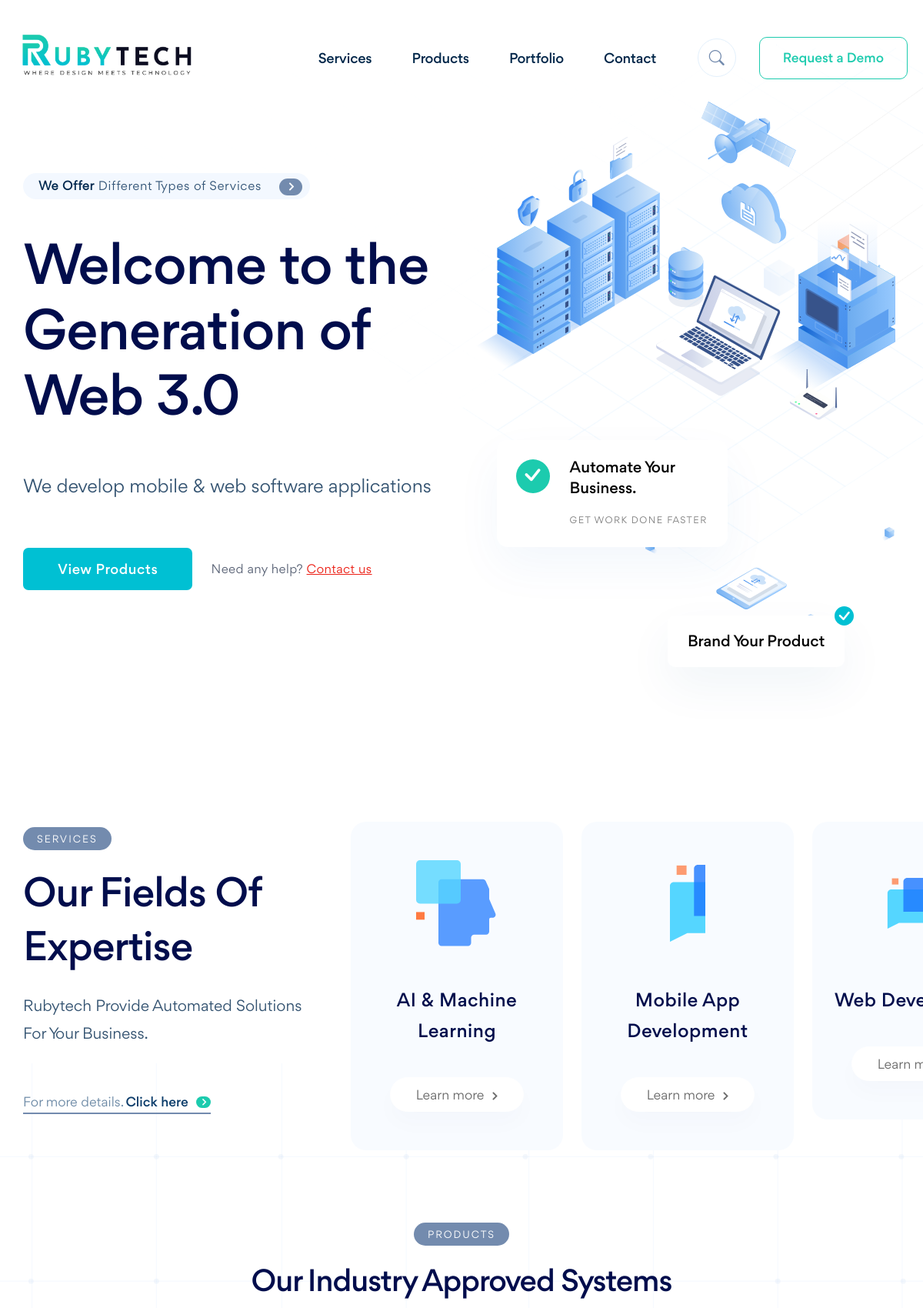
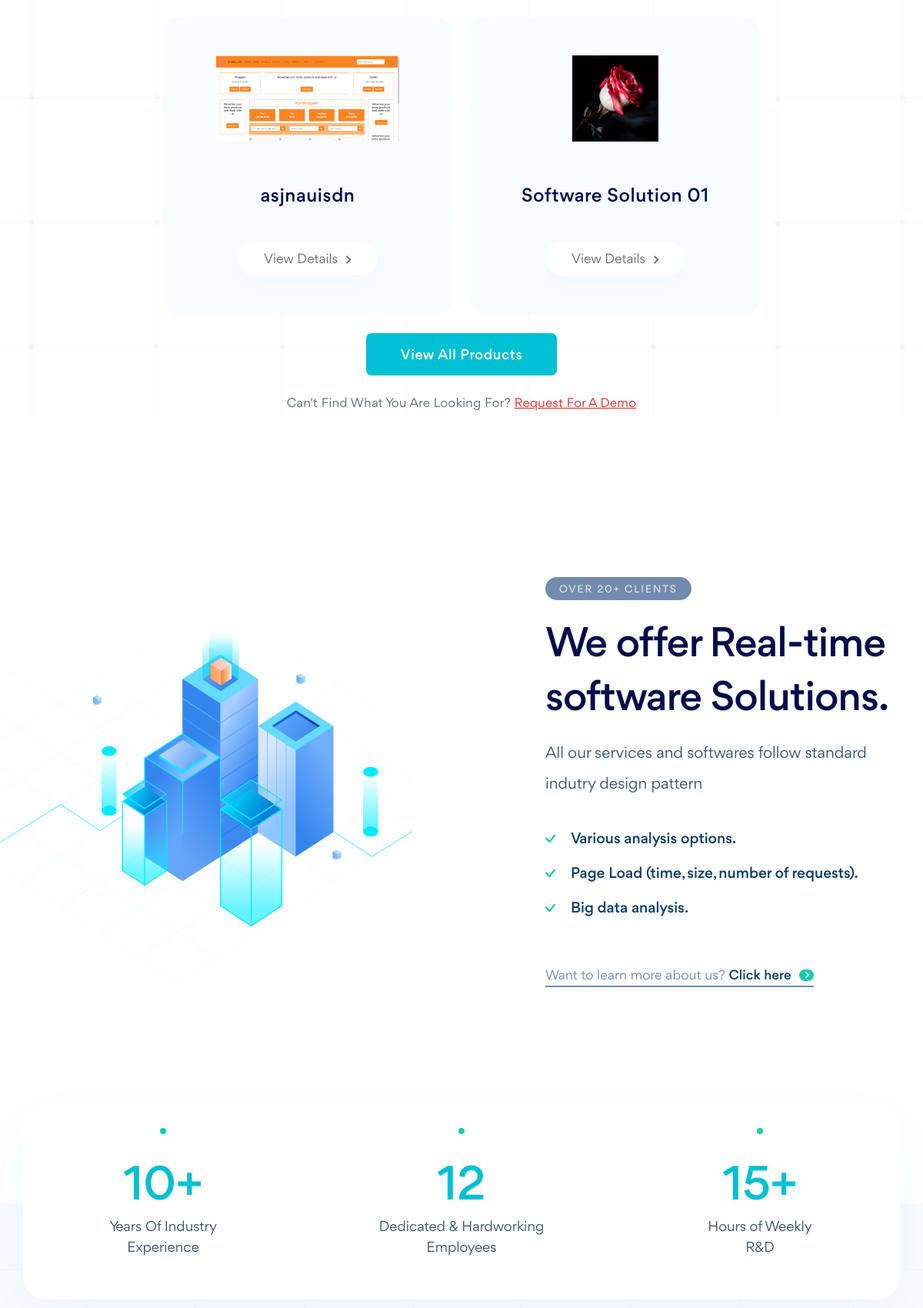
The page / (upper part) on the database its author committed (2 pictures, top to bottom).
### products/models.py (models this page shows, shortened)
class Product_Table(models.Model):
    class Meta:
        verbose_name_plural = 'Product Table'
    Name = models.CharField(max_length=255)
    slug = models.SlugField(default="Auto-Generate", editable=False)
    Category = models.ForeignKey(product_category, on_delete=models.CASCADE)
    Author = models.ForeignKey(User, on_delete=models.CASCADE, blank=True, null=True)
    image = models.ImageField(upload_to='Product_images/', blank=True, null=True)
    Description = RichTextField(blank=True, null=True)
    tags = models.CharField(max_length=255, default="", blank=True, null=True)
    featured = models.BooleanField(default=False)
    Time = models.DateTimeField(default=datetime.now(), blank=True)

### portfolio/views.py (the view)
# urls.py: path('',views.index, name = 'index'),
def index(request):
    all_product = Product_Table.objects.filter(featured=True).order_by('-id')[:3]
    RECENT_NEWS = Blogs_Table.objects.all().order_by('-id')[:5]
    all_portfolio = Portfolio.objects.all().order_by('-id')[:5]
    context = {'RECENT_NEWS':RECENT_NEWS, 'all_product':all_product, 'all_portfolio':all_portfolio}
    return render(request, 'index.html', context)

### portfolio/templates/index.html (shortened to what this page needs)
{% load static %}
<!DOCTYPE html>
<html lang="en">
	<head>
		<link rel="stylesheet" type="text/css" href="{%static 'css/style.css' %}" media="all">
		<link rel="stylesheet" type="text/css" href="{%static 'css/responsive.css' %}" media="all">
	</head>
	<body>
		<div class="main-page-wrapper">
			<header class="theme-main-menu sticky-menu theme-menu-one">
				<div class="inner-content">
					<div class="d-flex align-items-center justify-content-between">
						<div class="logo order-lg-0"><a href="{% url 'index' %}" class="d-block"><img src="{% static 'images/logo/logo_01.png' %}" alt="" width="240"></a></div>
						<div class="right-widget d-flex align-items-center ms-auto ms-lg-0 order-lg-3">
							<button class="menu-search-btn tran3s" type="button" data-bs-toggle="offcanvas" data-bs-target="#offcanvasTop" aria-controls="offcanvasTop"><i class="bi bi-search"></i></button>
							<a href="{% url 'demo_request' %}" class="req-demo-btn tran3s d-none d-lg-block">Request a Demo</a>
						</div>
						<nav class="navbar navbar-expand-lg order-lg-2">
						    <div class="collapse navbar-collapse" id="navbarNav">
						    	<ul class="navbar-nav">
									<li class="nav-item">
										<a class="nav-link" href="#ruby-services">Services</a>
									</li>
									<li class="nav-item">
										<a class="nav-link" href="#ruby-products">Products</a>
									</li>
									<li class="nav-item">
										<a class="nav-link" href="#ruby-portfolio">Portfolio</a>
									</li>
									<li class="nav-item">
										<a class="nav-link" href="#ruby-contact">Contact</a>
									</li>
						    	</ul>
						    </div>
						</nav>
					</div>
				</div>
			</header>
			<div class="hero-banner-one">
				<div class="container">
					<div class="row">
						<div class="col-lg-6 col-md-7">
							<a href="#ruby-services" class="slogan"><strong>We Offer</strong> Different Types of Services <i class="fas fa-chevron-right"></i></a>
							<h1 class="hero-heading">Welcome to the Generation of Web 3.0</h1>
							<p class="text-lg mb-60 lg-mb-40">We develop mobile & web software applications</p>
							<ul class="style-none button-group d-lg-flex align-items-center">
								<li class="me-4"><a href="#ruby-products" class="btn-one ripple-btn">View Products</a></li>
								<li class="help-btn">Need any help? <a href="#ruby-contact">Contact us</a></li>
							</ul>
						</div>
					</div>
				</div>
				<div class="illustration-holder">
					<img src="{% static 'images/assets/ils_01.svg' %}" alt="" class="main-illustration ms-auto">
					<img src="{% static 'images/assets/bg_01.png' %}" alt="" class="shapes bg-shape">
					<img src="{% static 'images/assets/ils_01_4.svg' %}" alt="" class="shapes shape-four">
					<img src="{% static 'images/assets/ils_01_6.svg' %}" alt="" class="shapes shape-six">
					<img src="{% static 'images/assets/ils_01_7.svg' %}" alt="" class="shapes shape-seven">
					<div class="card-one shapes">
						<div class="icon"><i class="bi bi-check-lg"></i></div>
						<h6>Automate Your <br>Business.</h6>
						<span class="info">get work done faster</span>
					</div>
					<div class="card-two shapes">
						<div class="icon"><i class="bi bi-check-lg"></i></div>
						<h6>Brand Your Product</h6>
					</div>
				</div>
			</div>
			<section id="ruby-services" style="padding-top: 1px;">
			<div class="fancy-feature-one position-relative mt-225 xl-mt-200 lg-mt-150" >
				<div class="container">
					<div class="row">
						<div class="col-xl-4 col-lg-4">
							<div class="title-style-one">
								<div class="sc-title">Services</div>
								<h2 class="main-title">Our Fields Of Expertise</h2>
							</div>
							<p class="sub-heading mt-25 mb-50 md-mb-20">Rubytech Provide Automated Solutions For Your Business.</p>
							<div class="btn-three">For more details. <a href="#">Click here <i class="fas fa-chevron-right"></i></a></div>
						</div>
					</div>
				</div>
				<div class="slider-wrapper">
					<div class="service_slider_one">
						<div class="item">
							<div class="block-style-one text-center">
								<div class="icon d-flex align-items-end justify-content-center mb-50 lg-mb-30"><img src="{% static 'images/icon/icon_03.svg' %}" alt="" class="m-auto"></div>
								<h5 class="mb-40">AI & Machine Learning</h5>
								<a href="{% url 'services' %}" class="btn-two">Learn more <i class="fas fa-chevron-right"></i></a>
							</div>
						</div>
						<div class="item">
							<div class="block-style-one text-center">
								<div class="icon d-flex align-items-end justify-content-center mb-50 lg-mb-30"><img src="{% static 'images/icon/icon_04.svg' %}" alt="" class="m-auto"></div>
								<h5 class="mb-40">Mobile App Development</h5>
								<a href="{% url 'services' %}" class="btn-two">Learn more <i class="fas fa-chevron-right"></i></a>
							</div>
						</div>
						<div class="item">
							<div class="block-style-one text-center">
								<div class="icon d-flex align-items-end justify-content-center mb-50 lg-mb-30"><img src="{% static 'images/icon/icon_07.svg' %}" alt="" class="m-auto"></div>
								<h5 class="mb-40">Web Development</h5>
								<a href="{% url 'services' %}" class="btn-two">Learn more </a>
							</div>
						</div>
					</div>
				</div>
			</div>
		</section>
			<section id="ruby-products" style="padding-top: 1px;">
			<div class="partner-section-one" style="padding: 200px 0 0px!important;">
				<div class="container">
					<div style="margin-bottom: 30px;" class="title-style-one text-center" data-aos="fade-up">
						<div class="sc-title">PRODUCTS</div>
						<h2 class="main-title md">Our Industry Approved Systems</h2>
					</div>
				</div>
				<div class="slider-wrapper">
					<div class="service_slider_one">
						{% for product in all_product %}
						<div class="item">
							<div class="block-style-one text-center">
								<div class="icon d-flex align-items-end justify-content-center mb-50 lg-mb-30"><img src="{{ product.image.url }}" alt="" class="m-auto"></div>
								<h5 class="mb-40">{{ product.Name }}</h5>
								<a href="{% url 'product_details' product.slug %}" class="btn-two">View Details <i class="fas fa-chevron-right"></i></a>
							</div>
						</div>
						{% endfor %}
					</div>
				</div>
				<div style="display:block; text-align: center; margin-top: 25px; padding: 0px!important;" class="hero-banner-one help-btn">
					<div  class="style-none button-group align-items-center">
						<div><a href="{% url 'products' %}" class="btn-one ripple-btn">View All Products</a></div>
						<div style="margin-top: 15px;" class="help-btn">Can't Find What You Are Looking For? <a  href="{% url 'demo_request' %}">Request For A Demo</a></div>
					</div>
				</div>
			</div>
		</section>
			<div class="fancy-feature-two position-relative mt-200 lg-mt-120">
				<div class="container">
					<div class="row">
						<div class="col-xl-5 col-lg-6 col-md-7 ms-auto">
							<div class="block-style-two" data-aos="fade-left">
								<div class="title-style-one">
									<div class="sc-title">Over 20+ Clients</div>
									<h2 class="main-title">We offer Real-time software Solutions.</h2>
								</div>
								<p class="pt-10 pb-20 lg-pb-10">All our services and softwares follow standard indutry design pattern</p>
								<ul class="style-none list-item">
									<li>Various analysis options.</li>
									<li>Page Load (time, size, number of requests).</li>
									<li>Big data analysis.</li>
								</ul>
								<div class="btn-three mt-45 lg-mt-30">Want to learn more about us? <a href="#">Click here <i class="fas fa-chevron-right"></i></a></div>
							</div>
						</div>
					</div>
				</div>
				<div class="illustration-holder sm-mt-20">
					<img src="{% static 'images/assets/ils_02_1.svg' %}" alt="" class="shapes shape-one">
					<img src="{% static 'images/assets/ils_02_1.svg' %}" alt="" class="shapes shape-two">
					<img src="{% static 'images/assets/ils_02_1.svg' %}" alt="" class="shapes shape-three">
					<img src="{% static 'images/assets/ils_02_2.svg' %}" alt="" class="shapes shape-four" data-aos="fade-up" data-aos-anchor=".fancy-feature-two" data-aos-delay="100" data-aos-duration="1500">
					<img src="{% static 'images/assets/ils_02_2.svg' %}" alt="" class="shapes shape-five" data-aos="fade-down" data-aos-anchor=".fancy-feature-two" data-aos-delay="200" data-aos-duration="1500">
					<img src="{% static 'images/assets/ils_02_3.svg' %}" alt="" class="shapes shape-six" data-aos="fade-down" data-aos-anchor=".fancy-feature-two" data-aos-delay="100" data-aos-duration="1500">
					<img src="{% static 'images/assets/ils_02_4.svg' %}" alt="" class="shapes shape-seven" data-aos="fade-up" data-aos-anchor=".fancy-feature-two" data-aos-delay="250" data-aos-duration="1500">
				</div>
			</div>
			<div class="counter-section-one mt-150 md-mt-80">
				<div class="container">
					<div class="inner-container">
						<div class="row justify-content-center">
							<div class="col-md-4 col-sm-6" data-aos="fade-up">
								<div class="counter-block-one text-center mb-20">
									<div class="main-count"><span class="counter">10</span>+</div>
									<p>Years Of Industry <br> Experience</p>
								</div>
							</div>
							<div class="col-md-4 col-sm-6" data-aos="fade-up" data-aos-delay="100">
								<div class="counter-block-one text-center mb-20">
									<div class="main-count"><span class="counter">12</span></div>
									<p>Dedicated & Hardworking <br>Employees</p>
								</div>
							</div>
							<div class="col-md-4 col-sm-6" data-aos="fade-up" data-aos-delay="200">
								<div class="counter-block-one text-center mb-20">
									<div class="main-count"><span class="counter">15</span>+</div>
									<p>Hours of Weekly  <br>R&D</p>
								</div>
							</div>
						</div>
					</div>
				</div>
			</div>
			<div class="fancy-feature-three position-relative">
			</div>
		</div>
	</body>
</html>

### static/css/responsive.css (style rules this page uses)
@media (min-width: 992px) { .container { padding-right: 0;padding-left: 0; } }
@media (max-width: 1399px) { .service_slider_one .item { margin: 0 12px; } }
@media (max-width: 1399px) { .fancy-feature-one .slider-wrapper { margin: 0 -12px; } }
@media (min-width: 1200px) and (max-width: 1399px) { .theme-menu-four,.theme-menu-one { padding-left: 20px; padding-right: 20px; } }
@media (min-width: 1200px) and (max-width: 1399px) { .hero-banner-one .hero-heading { font-size: 72px; } }
@media (min-width: 1200px) and (max-width: 1399px) { .title-style-one .main-title { font-size: 52px; } }
@media (min-width: 1200px) and (max-width: 1399px) { .hero-banner-one .illustration-holder { left: -6%; } }
@media (min-width: 1200px) and (max-width: 1399px) { .hero-banner-one .illustration-holder .card-two { bottom: 0; right: 8%; } }
@media (min-width: 1200px) and (max-width: 1399px) { .hero-banner-one .illustration-holder .card-one { bottom: 18%; right: 20%; } }
@media (min-width: 1200px) and (max-width: 1399px) { .fancy-feature-one .slider-wrapper { width: 75vw; } }
@media (min-width: 1200px) and (max-width: 1399px) { .block-style-one { padding: 50px 15px; } }

### static/css/navbar.css (style rules this page uses)
.navbar .navbar-nav .nav-link { font-family: 'gorditamedium'; font-size: 18px; letter-spacing: -0.2px; line-height: initial; color: #02274a; padding: 15px 0; margin: 0 26px; position: relative; }

### static/css/framework.css (style rules this page uses)
* { margin:0;padding:0;-webkit-box-sizing: border-box;-moz-box-sizing: border-box;box-sizing: border-box; }
a { text-decoration: none; display: inline-block; color: inherit; }
img { max-width: 100%; display: block; }
button { border:none;outline: none;box-shadow: none;display: block; padding: 0;cursor: pointer;background: transparent; }
.pt-10 { padding-top: 10px; }
.pb-20 { padding-bottom: 20px; }
.mt-25 { margin-top: 25px; }
.mt-45 { margin-top: 45px; }
.mt-150 { margin-top: 150px; }
.mt-200 { margin-top: 200px; }
.mt-225 { margin-top: 225px; }
.mb-20 { margin-bottom: 20px; }
.mb-40 { margin-bottom: 40px; }
.mb-50 { margin-bottom: 50px; }
.mb-60 { margin-bottom: 60px; }
@media (max-width: 1399px) { .xl-mt-200 { margin-top: 200px !important; } }

### rows shown on the page
Product_Table: image (picture), Name "asjnauisdn"
Product_Table: image (picture), Name "Software Solution 01"
